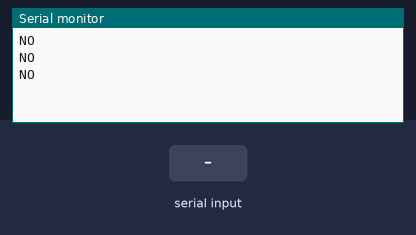
A sketch run on a simulated Arduino Mega 2560, built with avr-gcc and run on an emulated ATmega2560. Shown: the last lines printed to the serial monitor. The test bench sets the inputs (shaded band).

Above: at 1.2 s.
1.3 s: "1" received over the second serial link
At 1.9 s:
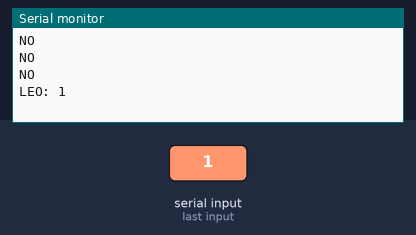
3.0 s: "0" received over the second serial link
At 3.4 s:
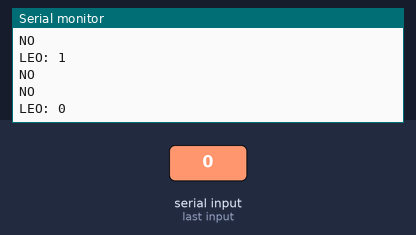
4.5 s: "2" received over the second serial link
At 4.9 s:
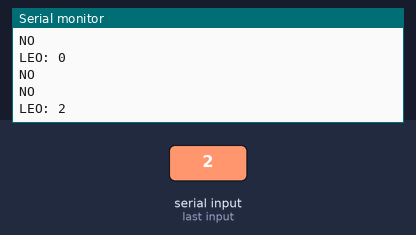

The sketch:

Serial.ino
```cpp
#include <Arduino.h>
//TX mega y RX rasp
//RX mega y TX rasp
int iC = 1;
void setup() {
	Serial.begin(9600);
	//Inicializamos el serial conectado a la rasp
	Serial2.begin(9600);
	//Mandamos la señal de que se prendió
	Serial2.println("Enciende");
}

void loop() {
	//Si hay algo en el serial, lo lee e imprime diferentes datos a la rasp (e imprime lo que lee a la pantalla)
	if(Serial2.available() > 0) {
		char input = (char)Serial2.read();
		if(iC == 1) {
			Serial2.println("UNO");
			Serial.print("LEO: "); Serial.println(input);
		}
		else if(iC == 2) {
			Serial2.println("DOS");
			Serial.print("LEO: "); Serial.println(input);
		}
		else if(iC == 3) {
			Serial2.println("TRES");
			Serial.print("LEO: "); Serial.println(input);
		}
		else{
			Serial2.println("MAYOR");
			Serial.print("LEO: "); Serial.println(input);
			iC = 0;
		}
		iC++;
	}
	//Si no hay nada, no lee nada e imprime No a la pantalla y a la rasp
	else{
		Serial.println("NO");
		Serial2.println("NO");
	}
	delay(500);
}
```

Measured:
- after the input at 1.3 s, the serial monitor: prints a new line after 0.20 s (image 1)
- after the input at 3.0 s, the serial monitor: prints a new line at once (image 2)
- after the input at 4.5 s, the serial monitor: prints a new line at once (image 3)
